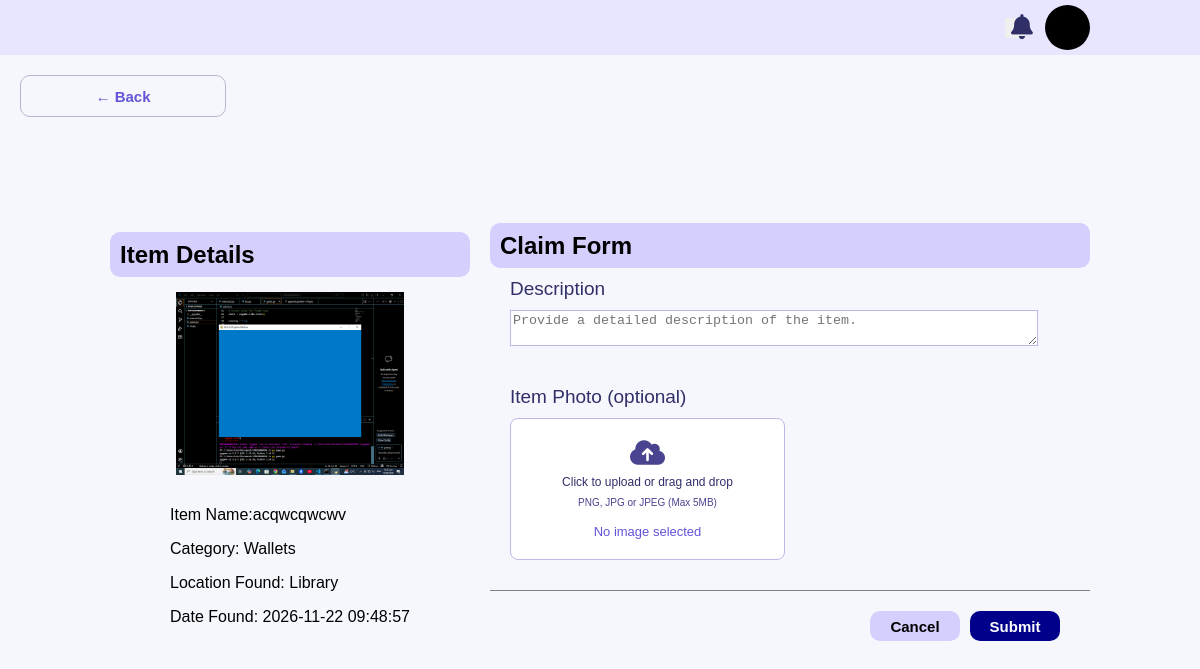
The page /student/submit-claim.php?id=56 (signed in) on the database its author committed.
### tables this page shows
CREATE TABLE `item` (
  `ItemID` int(11) NOT NULL,
  `UserID` int(11) NOT NULL,
  `CategoryID` int(11) NOT NULL,
  `LocationID` int(11) NOT NULL,
  `ItemName` varchar(100) NOT NULL,
  `Description` text NOT NULL,
  `ReportType` enum('Lost','Found') NOT NULL,
  `DateLost` datetime DEFAULT NULL,
  `DateFound` datetime DEFAULT NULL,
  `Photo` varchar(255) DEFAULT NULL,
  `Status` enum('Lost','Available','Claimed','Returned') NOT NULL,
  `DateReturned` date DEFAULT NULL
);

CREATE TABLE `category` (
  `CategoryID` int(11) NOT NULL,
  `CategoryName` varchar(50) NOT NULL
);

CREATE TABLE `location` (
  `LocationID` int(11) NOT NULL,
  `LocationName` varchar(50) NOT NULL
);

### app/Models/item.php (called while the page is built, shortened)
<?php
    class Item{
        private $conn;
        public function __construct(){
            $database=new Database();
            $this->conn=$database->connection();
        }
        public function ViewById($id){
            $sql="SELECT *
            FROM item
            INNER JOIN category
            ON item.CategoryID = Category.CategoryID
            INNER JOIN location
            ON item.locationID = location.LocationID
            WHERE item.ItemID=?";
            $stmt=$this->conn->prepare($sql);
            $stmt->execute([$id]);
            $item=$stmt->fetch(PDO::FETCH_ASSOC);
            return $item;
        }
    }

### app/Database.php (called while the page is built, shortened)
<?php
    class Database{
        private $host="localhost";
        private $username="root";
        private $password="";
        private $dbname="lost_and_found";
        public function connection(){
            return new PDO("mysql:host=$this->host;dbname=$this->dbname",$this->username,$this->password,[
                PDO::ATTR_ERRMODE=>PDO::ERRMODE_EXCEPTION
            ]);
        }
    }
?>

### student/Submit-Claim.php (the view, shortened to what this page needs)
<?php
$itemModel=new Item();
if (isset($_GET["id"])) {
    $id = $_GET["id"];
    try {
        $item = $itemModel->ViewById($id);
    } catch (PDOException $e) {
         $e->getMessage();
    }
}
?>
<!DOCTYPE html>
<html lang="en">
<head>
    <link rel="stylesheet" href="../css/my-claim.css">
    <link rel="stylesheet" href="../css/manage-item.css">
    <link rel="stylesheet" href="../css/student-dashboard.css">
    <link rel="stylesheet" href="../css/style.css">
    <link
    rel="stylesheet"
    href="https://cdnjs.cloudflare.com/ajax/libs/font-awesome/6.5.2/css/all.min.css"
>
</head>
<body>
    <div class="layout">
        <main class="dashboard-content">
            <div class="topbar1">
        <div class="topbar-action">
            <button type="button" class="notification">
                    <i class="fa-solid fa-bell"></i>
                    </button>
                <button type="button" class="circle-profile">
</button>
</div>
</div>
        <div class="view-item">
        <a href="dashboard.php" class="view">← Back</a>
</div>
<form method="POST" enctype="multipart/form-data">
        <div class="fillout">
            <div class="item-details-container">
                <div class="navbar-title">
                    <h2>Item Details</h2>
                    </div>
                    <div class="info-layout">
                    <div class="photo">
                        <?php
                             if(!empty($item["Photo"])){?>
                             <img src="../pictures/<?php echo htmlspecialchars($item["Photo"]) ?>"
                                    alt="Item Photo" width="60">
                            <?php } else { ?>
                             <h1>No image</h1>
                        <?php } ?>
                    </div>
                    <div class="item-info">
                    <p>Item Name:<?php echo $item["ItemName"]?> </p>
                    <p>Category: <?php echo $item["CategoryName"]?></p>
                    <p>Location Found: <?php echo $item["LocationName"]?></p>
                    <p>Date Found: <?php echo $item["DateFound"]?></p>
</div>
</div>
            </div>
        <div class="fillout-container">
        <div class="inputs">
                <div class="navbar-claim">
                    <h2>Claim Form</h2>
                </div>
        <div class="column">
                <div class="label-input">
                <label>Description</label>
                <textarea
                    name="description"
                    id="description"
                    placeholder="Provide a detailed description of the item."
                    row="4"></textarea>
                </div>
        </div>
            <div class="label-input photo-field">
                <div class="labels">
                <label>Item Photo <span class="required">(optional)</span></label>
</div>
                <label for="item-photo" class="upload-container">
                    <i class="fa-solid fa-cloud-arrow-up"></i>
                    <p>Click to upload or drag and drop</p>
                    <span>PNG, JPG or JPEG (Max 5MB)</span>
                        <p id="file-name">No image selected</p>
                </label>
                </div>
                <hr class="devider">
                <div class="submit-cancel-btn">
                    <button type="button" class="cancel">
                        Cancel</button>
                <input type="Submit" value="Submit" name="sub" class="submit">
                </div>
            </div>
        </div>
        </form>
</main>
</div>
</body>
</html>

### css/my-claim.css (style rules this page uses)
body { width: 100%; margin: 0; overflow-x: hidden; }
body { font-family: 'Poppins', sans-serif; margin: 0; }
.layout { display: flex; width: 100%; min-height: 100vh; align-items: stretch; }
.dashboard-content { flex: 1; min-width: 0; min-height: 100vh; box-sizing: border-box; background-color: #F6F7FD; }
.topbar-action { display: flex; align-items: center; gap: 20px; }
.notification { width: 20px; height: 20px; position: relative; display: flex; align-items: center; font-size: 25px; color: #302F68; margin-left: 0; cursor: pointer; background-color: none; border: none; }
.circle-profile { display: block; width: 45px; height: 45px; min-width: 45px; min-height: 45px; padding: 0; border: none; border-radius: 50%; background-color: black; box-sizing: border-box; flex-shrink: 0; cursor: pointer; margin-right: 100px; }
body { font-family: 'Poppins',sans-serif; }
.fillout { width: 100%; min-height: 80vh; gap: 20px; display: flex; align-items: center; justify-content: center; box-sizing: border-box; }
.item-details-container { width: 30%; max-width: 30%; box-sizing: border-box; }
.info-layout { width: 100%; height: 80%; display: flex; justify-content: center; align-items: center; flex-direction: column; }
.navbar-title { width: 100%; height: 45px; border-radius: 10px; display: flex; align-items: center; background-color: #D4CFFC; }
.navbar-title h2 { margin-left: 10px; }
.photo { width: 90%; height: auto; aspect-ratio: 16 / 9; margin: 15px auto; overflow: hidden; }
.photo img { width: 100%; height: 100%; object-fit: contain; overflow: hidden; }
.navbar-claim { width: 100%; height: 45px; display: flex; align-items: center; background-color: #D4CFFC; border-radius: 10px; margin-bottom: 10px; }
.navbar-claim h2 { margin-left: 10px; }
.fillout-container { width: 50%; max-width: 50%; box-sizing: border-box; min-width: 0; }
.inputs { width: 100%; height: auto; margin: 0 auto; padding: 0; }
.column { display: flex; align-items: center; flex-direction: row; }
.label-input { width: 100%; height: auto; display: flex; flex-direction: column; margin-left: 20px; }
.label-input label { font-size: 19px; color: #302F68; margin-bottom: 10px; }
.label-input textarea { width: 90%; height: 100%; border: 1px solid #BDB8E8; }
.photo-field { width: 45.5%; height: auto; }
.labels { margin-top: 40px; margin-bottom: 0; }
.upload-container { display: flex; flex-direction: column; align-items: center; justify-content: center; gap: 8px; width: 100%; min-height: 140px; border: 1px solid #BDB8E8; border-radius: 8px; background-color: #FFFFFF; cursor: pointer; margin-top: 10px; }
.upload-container i { font-size: 28px; color: #4A438F; }
.upload-container p { margin: 0; font-size: 12px; }
.upload-container span { font-size: 10px; color: #4A438F; }
.devider { width: 100%; border: none; border-top: 1px solid gray; margin-top: 20px; }
.submit-cancel-btn { width: 100%; min-height: 50px; display: flex; align-items: center; justify-content: flex-end; gap: 10px; padding: 10px 0; margin-top: 10px; box-sizing: border-box; }
.cancel { width: 15%; height: 30px; background-color: #D4CFFC; color: black; border: none; border-radius: 10px; font-size: 15px; font-weight: bold; cursor: pointer; }
.submit { width: 15%; height: 30px; background-color: darkblue; color: white; border: none; border-radius: 10px; font-size: 15px; font-weight: bold; cursor: pointer; margin-right: 30px; }
#file-name { font-size: 13px; color: #6355D9; margin-top: 8px; }

### css/manage-item.css (style rules this page uses)
.topbar1 { width: 100%; margin: 0; background-color: #E8E5FF; padding: 5px 10px; box-sizing: border-box; display: flex; justify-content: flex-end; align-items: center; }

### css/student-dashboard.css (style rules this page uses)
body { font-family: 'Poppins', sans-serif; margin: 0; }
.layout { display: flex; min-height: 100vh; align-items: stretch; }
.dashboard-content { flex: 1; min-width: 0; overflow-x: hidden; min-height: 100vh; box-sizing: border-box; background-color: #F6F7FD; }
.topbar-action { display: flex; align-items: center; gap: 20px; }
.notification { width: 20px; height: 20px; position: relative; display: flex; align-items: center; font-size: 25px; color: #302F68; margin-left: 0; cursor: pointer; background-color: none; border: none; }
.circle-profile { display: block; width: 45px; height: 45px; min-width: 45px; min-height: 45px; padding: 0; border: none; border-radius: 50%; background-color: black; box-sizing: border-box; flex-shrink: 0; cursor: pointer; margin-right: 100px; }
body { font-family: 'Poppins',sans-serif; }

### rows shown on the page
item: Photo (picture), ItemName "acqwcqwcwv", CategoryID.CategoryName "Wallets", LocationID.LocationName "Library", DateFound "2026-11-22 09:48:57"
